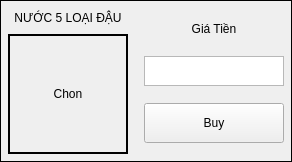
                 <widget class="QFrame" name="frame_27">
                  <property name="frameShape">
                   <enum>QFrame::Box</enum>
                  </property>
                  <layout class="QHBoxLayout" name="horizontalLayout_24">
                   <property name="leftMargin">
                    <number>2</number>
                   </property>
                   <property name="topMargin">
                    <number>2</number>
                   </property>
                   <property name="rightMargin">
                    <number>2</number>
                   </property>
                   <property name="bottomMargin">
                    <number>2</number>
                   </property>
                   <item>
                    <widget class="QFrame" name="frame_28">
                     <property name="sizePolicy">
                      <sizepolicy hsizetype="Expanding" vsizetype="Preferred">
                       <horstretch>0</horstretch>
                       <verstretch>0</verstretch>
                      </sizepolicy>
                     </property>
                     <property name="frameShape">
                      <enum>QFrame::NoFrame</enum>
                     </property>
                     <layout class="QVBoxLayout" name="verticalLayout_44">
                      <property name="leftMargin">
                       <number>5</number>
                      </property>
                      <property name="topMargin">
                       <number>5</number>
                      </property>
                      <property name="rightMargin">
                       <number>5</number>
                      </property>
                      <property name="bottomMargin">
                       <number>5</number>
                      </property>
                      <item>
                       <widget class="QLabel" name="nameID11">
                        <property name="sizePolicy">
                         <sizepolicy hsizetype="Expanding" vsizetype="Maximum">
                          <horstretch>0</horstretch>
                          <verstretch>0</verstretch>
                         </sizepolicy>
                        </property>
                        <property name="minimumSize">
                         <size>
                          <width>20</width>
                          <height>20</height>
                         </size>
                        </property>
                        <property name="maximumSize">
                         <size>
                          <width>5000</width>
                          <height>60</height>
                         </size>
                        </property>
                        <property name="frameShape">
                         <enum>QFrame::Box</enum>
                        </property>
                        <property name="lineWidth">
                         <number>0</number>
                        </property>
                        <property name="text">
                         <string>NƯỚC 5 LOẠI ĐẬU</string>
                        </property>
                        <property name="alignment">
                         <set>Qt::AlignCenter</set>
                        </property>
                       </widget>
                      </item>
                      <item>
                       <widget class="QLabel" name="imageID11">
                        <property name="sizePolicy">
                         <sizepolicy hsizetype="Expanding" vsizetype="Maximum">
                          <horstretch>0</horstretch>
                          <verstretch>0</verstretch>
                         </sizepolicy>
                        </property>
                        <property name="minimumSize">
                         <size>
                          <width>120</width>
                          <height>120</height>
                         </size>
                        </property>
                        <property name="maximumSize">
                         <size>
                          <width>5000</width>
                          <height>250</height>
                         </size>
                        </property>
                        <property name="frameShape">
                         <enum>QFrame::Box</enum>
                        </property>
                        <property name="lineWidth">
                         <number>2</number>
                        </property>
                        <property name="text">
                         <string>Chon</string>
                        </property>
                        <property name="alignment">
                         <set>Qt::AlignCenter</set>
                        </property>
                       </widget>
                      </item>
                     </layout>
                    </widget>
                   </item>
                   <item>
                    <widget class="QFrame" name="frame_29">
                     <property name="maximumSize">
                      <size>
                       <width>150</width>
                       <height>16777215</height>
                      </size>
                     </property>
                     <layout class="QVBoxLayout" name="verticalLayout_45">
                      <property name="leftMargin">
                       <number>5</number>
                      </property>
                      <property name="topMargin">
                       <number>5</number>
                      </property>
                      <property name="rightMargin">
                       <number>5</number>
                      </property>
                      <property name="bottomMargin">
                       <number>5</number>
                      </property>
                      <item>
                       <widget class="QLabel" name="imageAc_29">
                        <property name="sizePolicy">
                         <sizepolicy hsizetype="Maximum" vsizetype="Maximum">
                          <horstretch>0</horstretch>
                          <verstretch>0</verstretch>
                         </sizepolicy>
                        </property>
                        <property name="minimumSize">
                         <size>
                          <width>20</width>
                          <height>20</height>
                         </size>
                        </property>
                        <property name="maximumSize">
                         <size>
                          <width>150</width>
                          <height>20</height>
                         </size>
                        </property>
                        <property name="frameShape">
                         <enum>QFrame::Box</enum>
                        </property>
                        <property name="lineWidth">
                         <number>0</number>
                        </property>
                        <property name="text">
                         <string>Giá Tiền</string>
                        </property>
                        <property name="alignment">
                         <set>Qt::AlignCenter</set>
                        </property>
                       </widget>
                      </item>
                      <item>
                       <widget class="QTextEdit" name="totalCoinID11">
                        <property name="maximumSize">
                         <size>
                          <width>500</width>
                          <height>30</height>
                         </size>
                        </property>
                        <property name="readOnly">
                         <bool>true</bool>
                        </property>
                       </widget>
                      </item>
                      <item>
                       <widget class="QPushButton" name="btnBuyID11">
                        <property name="sizePolicy">
                         <sizepolicy hsizetype="Expanding" vsizetype="Fixed">
                          <horstretch>0</horstretch>
                          <verstretch>0</verstretch>
                         </sizepolicy>
                        </property>
                        <property name="minimumSize">
                         <size>
                          <width>0</width>
                          <height>40</height>
                         </size>
                        </property>
                        <property name="text">
                         <string>Buy</string>
                        </property>
                        <property name="ID" stdset="0">
                         <number>11</number>
                        </property>
                        <attribute name="buttonGroup">
                         <string notr="true">buy_buttonGroup</string>
                        </attribute>
                       </widget>
                      </item>
                     </layout>
                    </widget>
                   </item>
                  </layout>
                 </widget>
